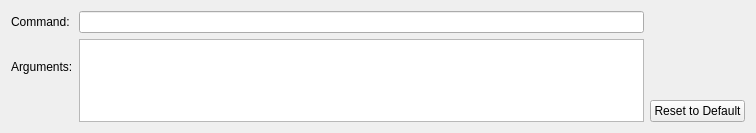
<?xml version="1.0" encoding="UTF-8"?>
<ui version="4.0">
 <class>Ios::Internal::IosPresetBuildStep</class>
 <widget class="QWidget" name="Ios::Internal::IosPresetBuildStep">
  <property name="geometry">
   <rect>
    <x>0</x>
    <y>0</y>
    <width>756</width>
    <height>133</height>
   </rect>
  </property>
  <property name="sizePolicy">
   <sizepolicy hsizetype="Expanding" vsizetype="Preferred">
    <horstretch>0</horstretch>
    <verstretch>0</verstretch>
   </sizepolicy>
  </property>
  <property name="minimumSize">
   <size>
    <width>0</width>
    <height>0</height>
   </size>
  </property>
  <layout class="QGridLayout" name="gridLayout">
   <item row="2" column="3">
    <widget class="QPushButton" name="resetDefaultsButton">
     <property name="layoutDirection">
      <enum>Qt::RightToLeft</enum>
     </property>
     <property name="text">
      <string>Reset to Default</string>
     </property>
    </widget>
   </item>
   <item row="0" column="0">
    <widget class="QLabel" name="commandLabel">
     <property name="text">
      <string>Command:</string>
     </property>
    </widget>
   </item>
   <item row="1" column="2" rowspan="2">
    <widget class="QPlainTextEdit" name="argumentsTextEdit"/>
   </item>
   <item row="1" column="0">
    <widget class="QLabel" name="argumentsLabel">
     <property name="text">
      <string>Arguments:</string>
     </property>
    </widget>
   </item>
   <item row="0" column="2">
    <widget class="QLineEdit" name="commandLineEdit"/>
   </item>
  </layout>
  <zorder>argumentsTextEdit</zorder>
  <zorder>resetDefaultsButton</zorder>
  <zorder>argumentsLabel</zorder>
  <zorder>commandLabel</zorder>
  <zorder>commandLineEdit</zorder>
 </widget>
 <resources/>
 <connections/>
</ui>
